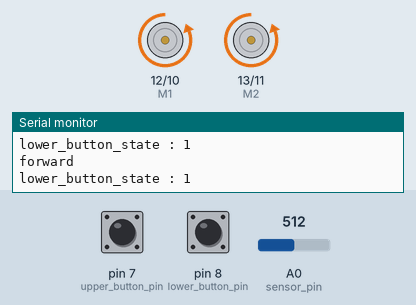
This sketch was run on a simulated Arduino Uno, built with avr-gcc and run on an emulated ATmega328P. Parts: direction and speed pins drawn as motors (green arrow = direction pin HIGH = forward, orange = LOW = backward, longer = more drive), the last lines printed to the serial monitor. The inputs (shaded band) are chosen by the test bench; at power-on: pin 8 (lower_button_pin) HIGH, pin 7 (upper_button_pin) HIGH, A0 (sensor_pin) = 512.

Above: at 1.2 s.
1.3 s: pin 8 (lower_button_pin) pulled LOW for 0.15 s
At 2.4 s:
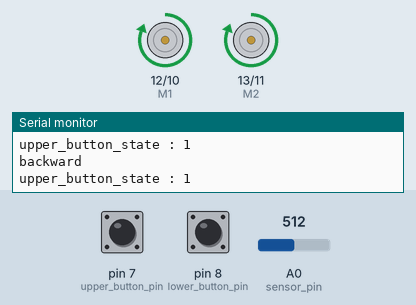
2.9 s: pin 7 (upper_button_pin) pulled LOW for 0.15 s
At 4.0 s:
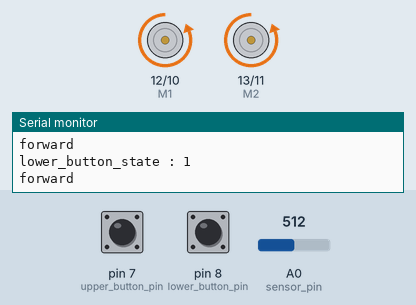
6.0 s: pin 8 (lower_button_pin) pulled LOW for 1 s
At 7.5 s:
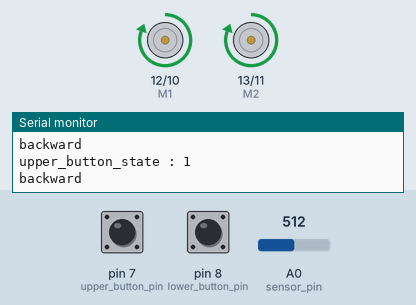
10.0 s: pin 7 (upper_button_pin) pulled LOW for 1 s
At 10.4 s:
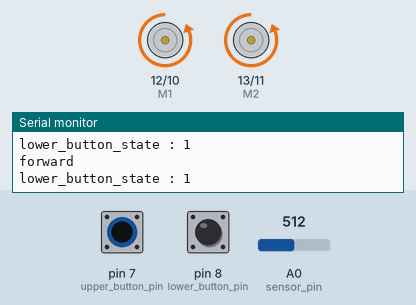
12.5 s: pin 7 (upper_button_pin) driven LOW and pin 8 (lower_button_pin) driven LOW
At 13.8 s:
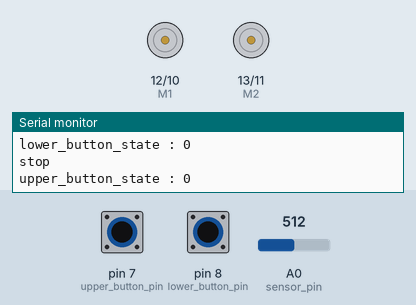
15.5 s: pin 7 (upper_button_pin) driven HIGH
At 16.3 s:
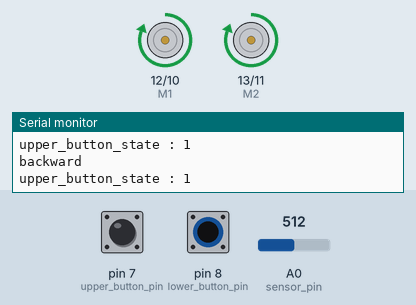
Timing chart, 0 to 18.5 s (numbered marks = the images above; inputs shaded):
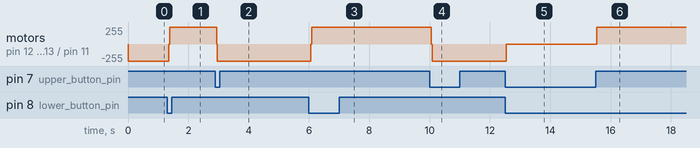

Measured:
- after the input at 1.3 s, motor on pin 12 (M1) / pin 10 (E1), motor on pin 13 (M2) / pin 11 (E2): backward 255/255 → forward 255/255 after 0.05 s
- after the input at 2.9 s, motor on pin 12 (M1) / pin 10 (E1), motor on pin 13 (M2) / pin 11 (E2): forward 255/255 → backward 255/255 at once
- after the input at 6.0 s, motor on pin 12 (M1) / pin 10 (E1), motor on pin 13 (M2) / pin 11 (E2): backward 255/255 → forward 255/255 after 0.06 s
- after the input at 10.0 s, motor on pin 12 (M1) / pin 10 (E1), motor on pin 13 (M2) / pin 11 (E2): forward 255/255 → backward 255/255 after 0.05 s
- after the input at 12.5 s, motor on pin 12 (M1) / pin 10 (E1), motor on pin 13 (M2) / pin 11 (E2): backward 255/255 → stopped at once
- after the input at 15.5 s, motor on pin 12 (M1) / pin 10 (E1), motor on pin 13 (M2) / pin 11 (E2): stopped → forward 255/255 at once

The sketch:

linear_motor.ino
```cpp
int E1 = 10;      // 1번(A) 모터 Enable
int E2 = 11;      // 2번(B) 모터 Enable
int M1 = 12;      // 1번(A) 모터 PWM
int M2 = 13;      // 2번(B) 모터 PWM

const int sensor_pin = A0;
const int upper_button_pin = 7;
const int lower_button_pin = 8;

int sensor_value = 0;
int output_value = 0;

int button_state = 0;

const int GET_SENSOR_DATA = 0;
const int MOVE_MOTOR_TO_FORWARD = 1;
const int MOVE_MOTOR_TO_BACKWARD = 2;

void setup()
{
  Serial.begin(9600);
  while(!Serial);

  pinMode(M1, OUTPUT);      // 출력핀 설정
  pinMode(M2, OUTPUT);

  pinMode(sensor_pin, INPUT);

  pinMode(upper_button_pin, INPUT_PULLUP);
  pinMode(lower_button_pin, INPUT_PULLUP);
}

void loop()
{
  static int state = GET_SENSOR_DATA;
  static int cnt = 0;

  switch(state)
  {
    case GET_SENSOR_DATA:
        sensor_value = analogRead(sensor_pin);
        output_value = map(sensor_value, 0, 1023, 0, 255);
        Serial.println(output_value);
        if (output_value >= 100)
        {
          Serial.println("Sensor ON");
          state = MOVE_MOTOR_TO_FORWARD;
        }
      break;

    case MOVE_MOTOR_TO_FORWARD:
        button_state = digitalRead(lower_button_pin);
        Serial.print("lower_button_state : ");
        Serial.println(button_state);
        if (button_state == HIGH)
        {
          move_forward(255);
          Serial.println("forward");
          state = MOVE_MOTOR_TO_FORWARD;
        }
        else
        {
          Serial.println("stop");
          stop();
          state = MOVE_MOTOR_TO_BACKWARD;
        }
      break;

    case MOVE_MOTOR_TO_BACKWARD:
        button_state = digitalRead(upper_button_pin);
        Serial.print("upper_button_state : ");
        Serial.println(button_state);
        if (button_state == HIGH)
        {
          Serial.println("backward");
          move_backward(255);
          state = MOVE_MOTOR_TO_BACKWARD;
        }
        else
        {
          Serial.println("stop");
          stop();
          if (cnt == 0)
          {
            state = MOVE_MOTOR_TO_FORWARD;
            cnt++;
          }
          else
          {
            state = GET_SENSOR_DATA;
            cnt = 0;
          }
        }
      break;

    default:
      stop();
      break;
  }
//  sensor_value = analogRead(sensor_pin);
//  output_value = map(sensor_value, 0, 1023, 0, 255);
//  if (output_value >= 100)
//  {
//    Serial.println(output_value);
//    move_forward(3000, 255);
//    stop(5000);
//    move_backward(6000, 255);
//    stop(5000);
//    move_forward(3000, 255);
//    stop(5000);
//  }
}

void stop(int time)
{
  digitalWrite(M1, LOW);
  digitalWrite(M2, LOW);
  analogWrite(E1, 0);
  analogWrite(E2, 0);
  delay(time);
}

void stop()
{
  digitalWrite(M1, LOW);
  digitalWrite(M2, LOW);
  analogWrite(E1, 0);
  analogWrite(E2, 0);
}

void move_forward(int time, int value)
{
  digitalWrite(M1, LOW);
  digitalWrite(M2, LOW);
  analogWrite(E1, value);
  analogWrite(E2, value);
  delay(time);
}

void move_forward(int value)
{
  digitalWrite(M1, LOW);
  digitalWrite(M2, LOW);
  analogWrite(E1, value);
  analogWrite(E2, value);
}

void move_backward(int time, int value)
{
  digitalWrite(M1, HIGH);
  digitalWrite(M2, HIGH);
  analogWrite(E1, value);
  analogWrite(E2, value);
  delay(time);
}

void move_backward(int value)
{
  digitalWrite(M1, HIGH);
  digitalWrite(M2, HIGH);
  analogWrite(E1, value);
  analogWrite(E2, value);
}
```
